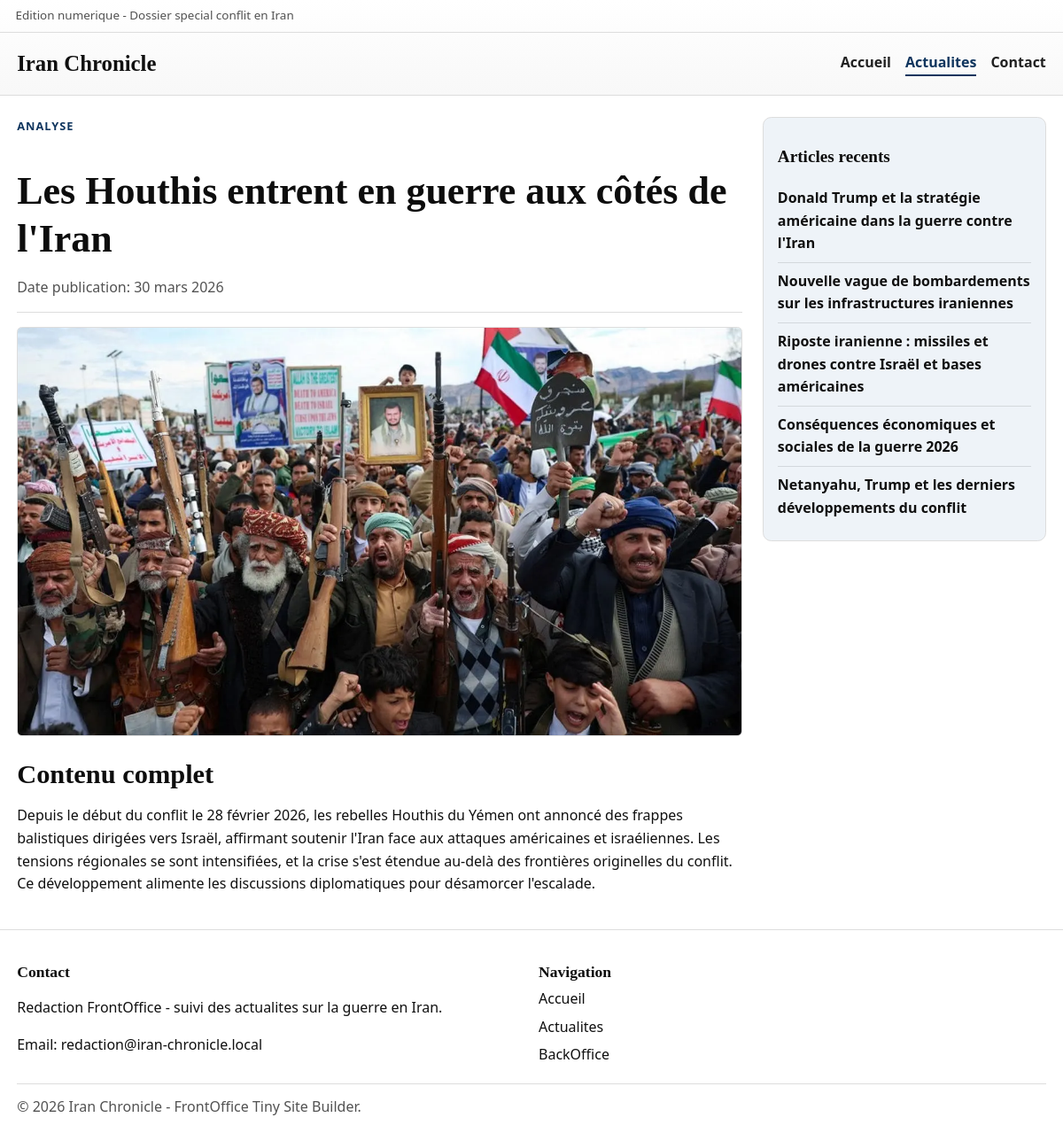
The app's page /articles/guerre-iran-article-1-1-5.html with its own data.
### tables this page shows
CREATE TABLE articles (
  id INT UNSIGNED AUTO_INCREMENT PRIMARY KEY,
  title VARCHAR(255) NOT NULL,
  slug VARCHAR(255) NOT NULL UNIQUE,
  content TEXT NOT NULL,
  is_published TINYINT(1) NOT NULL DEFAULT 1,
  created_at TIMESTAMP NOT NULL DEFAULT CURRENT_TIMESTAMP,
  updated_at TIMESTAMP NOT NULL DEFAULT CURRENT_TIMESTAMP ON UPDATE CURRENT_TIMESTAMP
);

CREATE TABLE article_images (
  id INT UNSIGNED AUTO_INCREMENT PRIMARY KEY,
  article_id INT UNSIGNED NOT NULL,
  image_kind ENUM('main', 'thumb') NOT NULL DEFAULT 'main',
  image_path VARCHAR(255) NOT NULL,
  image_alt VARCHAR(255) DEFAULT NULL,
  sort_order TINYINT UNSIGNED NOT NULL DEFAULT 1,
  created_at TIMESTAMP NOT NULL DEFAULT CURRENT_TIMESTAMP,
  CONSTRAINT fk_article_images_article
    FOREIGN KEY (article_id) REFERENCES articles(id)
    ON DELETE CASCADE,
  UNIQUE KEY uq_article_kind (article_id, image_kind),
  KEY idx_article_images_article_id (article_id)
);

### src/article.php (the view, shortened to what this page needs)
<?php
require_once __DIR__ . '/includes/front_helpers.php';
$id = filter_input(INPUT_GET, 'id', FILTER_VALIDATE_INT, array('options' => array('min_range' => 1)));
$safeId = ($id !== false && $id !== null) ? (int)$id : null;
$article = front_find_article(null, $safeId);
?>
<?php
$recentArticles = front_recent_articles(5, (int)$article['id']);
$detailMainSrc = front_article_image_src($article, 1280, 720, 'actualite guerre iran');
$detailThumbSrc = front_article_thumb_src($article, 860, 520, 'actualite guerre iran');
include __DIR__ . '/includes/header.php';
?>
<main class="layout-main article-layout">
    <article class="article-detail" itemscope itemtype="https://schema.org/NewsArticle">
        <header class="article-header">
            <p class="kicker">Analyse</p>
            <h1 itemprop="headline"><?php echo h($article['title']); ?></h1>
            <p class="article-meta">
                Date publication:
                <time itemprop="datePublished" datetime="<?php echo h(isset($article['created_at']) ? $article['created_at'] : $article['updated_at']); ?>">
                    <?php echo h(front_format_date(isset($article['created_at']) ? $article['created_at'] : $article['updated_at'])); ?>
                </time>
            </p>
        </header>
        <figure class="article-figure">
            <picture>
                <source media="(max-width: 980px)" srcset="<?php echo h($detailThumbSrc); ?>">
                <img
                    src="<?php echo h($detailMainSrc); ?>"
                    alt="<?php echo h(front_article_alt($article, 'actualite guerre iran')); ?>"
                    width="1280"
                    height="720"
                    itemprop="image"
                    loading="eager"
                    fetchpriority="high"
                    decoding="async">
            </picture>
        </figure>
        <section class="article-content" aria-labelledby="content-title" itemprop="articleBody">
            <h2 id="content-title">Contenu complet</h2>
            <?php echo front_render_article_html($article['content']); ?>
        </section>
    </article>
    <aside class="sidebar article-sidebar" aria-labelledby="recent-title">
        <h2 id="recent-title">Articles recents</h2>
        <ul>
            <?php foreach ($recentArticles as $recent): ?>
                <li><a href="<?php echo h(front_article_url($recent)); ?>"><?php echo h($recent['title']); ?></a></li>
            <?php endforeach; ?>
        </ul>
    </aside>
</main>
<?php include __DIR__ . '/includes/footer.php'; ?>

### src/includes/front_helpers.php (shortened to what this page needs)
<?php
function h($value)
{
    return htmlspecialchars((string)$value, ENT_QUOTES, 'UTF-8');
}
function front_article_url($article)
{
    $id = isset($article['id']) ? (int)$article['id'] : 0;
    $page = 1;
    $rubrique = isset($article['rubrique']) ? (int)$article['rubrique'] : 5;
    return '/articles/guerre-iran-article-' . $id . '-' . $page . '-' . $rubrique . '.html';
}
function front_article_alt($article, $fallback = 'actualite guerre iran')
{
    if (!empty($article['image_alt'])) {
        return (string)$article['image_alt'];
    }
    return $fallback;
}
function front_local_image_url($rawPath)
{
    $path = trim((string)$rawPath);
    $normalized = '/' . ltrim($path, '/');
    $fullPath = dirname(__DIR__) . str_replace('/', DIRECTORY_SEPARATOR, $normalized);
    if (is_file($fullPath)) {
        return $normalized;
    }
    return null;
}
function front_article_image_src($article, $width, $height, $fallbackAlt = 'actualite guerre iran')
{
    $local = front_local_image_url(isset($article['image_url']) ? $article['image_url'] : '');
    if ($local !== null) {
        return $local;
    }
    return front_svg_placeholder(front_article_alt($article, $fallbackAlt), $width, $height);
}
function front_article_thumb_src($article, $width, $height, $fallbackAlt = 'actualite guerre iran')
{
    $thumbLocalFromDb = front_local_image_url(isset($article['image_thumb_url']) ? $article['image_thumb_url'] : '');
    if ($thumbLocalFromDb !== null) {
        return $thumbLocalFromDb;
    }
    return front_article_image_src($article, $width, $height, $fallbackAlt);
}
function front_render_article_html($html)
{
    $decoded = html_entity_decode((string)$html, ENT_QUOTES | ENT_HTML5, 'UTF-8');
    $clean = preg_replace('/<script\b[^>]*>(.*?)<\/script>/is', '', $decoded);
    return strip_tags(
        $clean,
        '<p><br><strong><b><em><i><u><ul><ol><li><a><h1><h2><h3><h4><h5><h6><blockquote><img><figure><figcaption>'
    );
}
function front_fetch_articles()
{
    $pdo = db();
    try {
        $sql = "SELECT
                    a.id,
                    a.title,
                    a.slug,
                    a.content,
                    ai_main.image_path AS image_url,
                    COALESCE(ai_thumb.image_path, '') AS image_thumb_url,
                    COALESCE(NULLIF(ai_main.image_alt, ''), a.title) AS image_alt,
                    COALESCE(NULLIF(ai_thumb.image_alt, ''), NULLIF(ai_main.image_alt, ''), a.title) AS image_thumb_alt,
                    a.created_at,
                    a.updated_at
                FROM articles a
                LEFT JOIN article_images ai_main
                    ON ai_main.article_id = a.id AND ai_main.image_kind = 'main'
                LEFT JOIN article_images ai_thumb
                    ON ai_thumb.article_id = a.id AND ai_thumb.image_kind = 'thumb'
                WHERE a.is_published = 1
                ORDER BY a.updated_at DESC";
        $rows = $pdo->query($sql)->fetchAll(PDO::FETCH_ASSOC);
        if (!empty($rows)) {
            return $rows;
        }
    } catch (PDOException $exception) {
    }
    return front_theme_articles();
}
function front_find_article($slug, $id)
{
    $articles = front_fetch_articles();
    if ($id !== null) {
        foreach ($articles as $article) {
            if ((int)$article['id'] === (int)$id) {
                return $article;
            }
        }
    }
    return null;
}
function front_recent_articles($limit = 5, $excludeId = null)
{
    $articles = front_fetch_articles();
    $result = array();
    foreach ($articles as $article) {
        if ($excludeId !== null && (int)$article['id'] === (int)$excludeId) {
            continue;
        }
        $result[] = $article;
        if (count($result) >= $limit) {
            break;
        }
    }
    return $result;
}
function front_format_date($value)
{
    try {
        $date = new DateTime((string)$value);
    } catch (Exception $exception) {
        return (string)$value;
    }
    $months = array(
        1 => 'janvier',
        2 => 'fevrier',
        3 => 'mars',
        4 => 'avril',
        5 => 'mai',
        6 => 'juin',
        7 => 'juillet',
        8 => 'aout',
        9 => 'septembre',
        10 => 'octobre',
        11 => 'novembre',
        12 => 'decembre',
    );
    $month = (int)$date->format('n');
    return $date->format('d') . ' ' . $months[$month] . ' ' . $date->format('Y');
}

### src/css/style.css (style rules this page uses)
:root { --bg: #ffffff; --text: #101010; --muted: #525252; --line: #dddddd; --card: #ffffff; --accent: #0f355e; --accent-soft: #eef3f8; --shadow: 0 10px 24px rgba(10, 10, 10, 0.09); }
* { box-sizing: border-box; }
html, body { margin: 0; padding: 0; background: var(--bg); color: var(--text); }
body { font-family: "Segoe UI", Arial, sans-serif; line-height: 1.6; }
a { color: inherit; }
h1, h2, h3 { font-family: Georgia, "Times New Roman", serif; line-height: 1.24; color: #0d0d0d; }
h1 { font-size: clamp(1.65rem, 4vw, 2.75rem); margin-bottom: 0.9rem; }
h2 { font-size: clamp(1.25rem, 3vw, 1.9rem); margin-bottom: 0.9rem; }
.layout-main { max-width: 1200px; margin: 1.5rem auto 2.2rem; padding: 0 1.2rem; }
.kicker { margin: 0 0 0.55rem; text-transform: uppercase; letter-spacing: 0.08em; font-weight: 700; color: var(--accent); font-size: 0.8rem; }
.hero-image-wrap img, .card-image-link img, .article-figure img { width: 100%; height: auto; display: block; object-fit: cover; border-radius: 0.35rem; border: 1px solid var(--line); background: #f4f4f4; }
.content-grid, .article-layout { display: grid; grid-template-columns: minmax(0, 1fr) 320px; gap: 1.4rem; }
.sidebar { border: 1px solid var(--line); border-radius: 0.6rem; padding: 1rem; background: var(--accent-soft); align-self: start; }
.sidebar h2 { font-size: 1.2rem; }
.sidebar ul { list-style: none; margin: 0; padding: 0; }
.sidebar li { border-bottom: 1px solid rgba(16, 16, 16, 0.12); padding: 0.5rem 0; }
.sidebar li:last-child { border-bottom: 0; }
.sidebar a { text-decoration: none; font-weight: 600; }
.article-header { border-bottom: 1px solid var(--line); margin-bottom: 1rem; padding-bottom: 0.9rem; }
.article-meta { margin: 0; color: var(--muted); }
.article-figure { margin: 0 0 1rem; }

### records on screen
articles: title "Les Houthis entrent en guerre aux côtés de l'Iran", created_at "30 mars 2026", content "Depuis le début du conflit le 28 février 2026, les rebelles Houthis du Yémen ont annoncé des frappes balistiques dirigées vers Israël, affirmant soutenir l'Iran face aux attaques américaines et israéliennes. Les tensions régionales se sont intensifiées, et la crise s'est étendue au-delà des frontières originelles du conflit. Ce développement alimente les discussions diplomatiques pour désamorcer l'escalade."
article_images: image_path (picture)
article_images: article.title "Donald Trump et la stratégie américaine dans la guerre contre l'Iran"
article_images: article.title "Nouvelle vague de bombardements sur les infrastructures iraniennes"
article_images: article.title "Riposte iranienne : missiles et drones contre Israël et bases américaines"
article_images: article.title "Conséquences économiques et sociales de la guerre 2026"
article_images: article.title "Netanyahu, Trump et les derniers développements du conflit"
